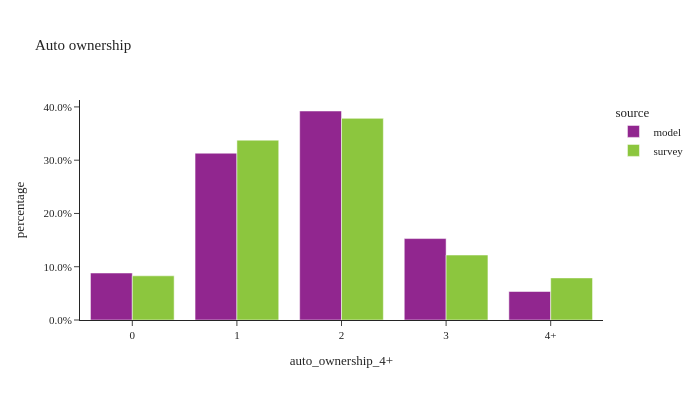

Notebook cell for this chart:
### Markdown cell above
## Auto ownership across all households

### Code cell
util.plot_share_barchart(hh_data, 'hh_weight', 'auto_ownership_4+', title="Auto ownership")

### Figure 1 — Plotly figure (JSON) as saved in the notebook; plotly's stock layout.template omitted (floating-point values rounded to 4 significant figures)
{"data": [{"alignmentgroup": "True", "customdata": [[153089], [543620], [681160], [265387], [92869]], "hovertemplate": "source=model<br>auto_ownership_4+=%{x}<br>percentage=%{y}<br>sample_size=%{customdata[0]}<extra></extra>", "legendgroup": "model", "marker": {"color": "#91268F", "pattern": {"shape": ""}}, "name": "model", "offsetgroup": "model", "orientation": "v", "showlegend": true, "textposition": "auto", "type": "bar", "x": ["0", "1", "2", "3", "4+"], "xaxis": "x", "y": [0.08818, 0.3131, 0.3923, 0.1529, 0.05349], "yaxis": "y"}, {"alignmentgroup": "True", "customdata": [[582], [1577], [989], [246], [112]], "hovertemplate": "source=survey<br>auto_ownership_4+=%{x}<br>percentage=%{y}<br>sample_size=%{customdata[0]}<extra></extra>", "legendgroup": "survey", "marker": {"color": "#8CC63E", "pattern": {"shape": ""}}, "name": "survey", "offsetgroup": "survey", "orientation": "v", "showlegend": true, "textposition": "auto", "type": "bar", "x": ["0", "1", "2", "3", "4+"], "xaxis": "x", "y": [0.08294, 0.3376, 0.3785, 0.1219, 0.079], "yaxis": "y"}], "layout": {"barmode": "group", "height": 400, "legend": {"title": {"text": "source"}, "tracegroupgap": 0}, "title": {"text": "Auto ownership"}, "width": 700, "xaxis": {"anchor": "y", "domain": [0.0, 1.0], "title": {"text": "auto_ownership_4+"}}, "yaxis": {"anchor": "x", "domain": [0.0, 1.0], "tickformat": ".1%", "title": {"text": "percentage"}}}}
